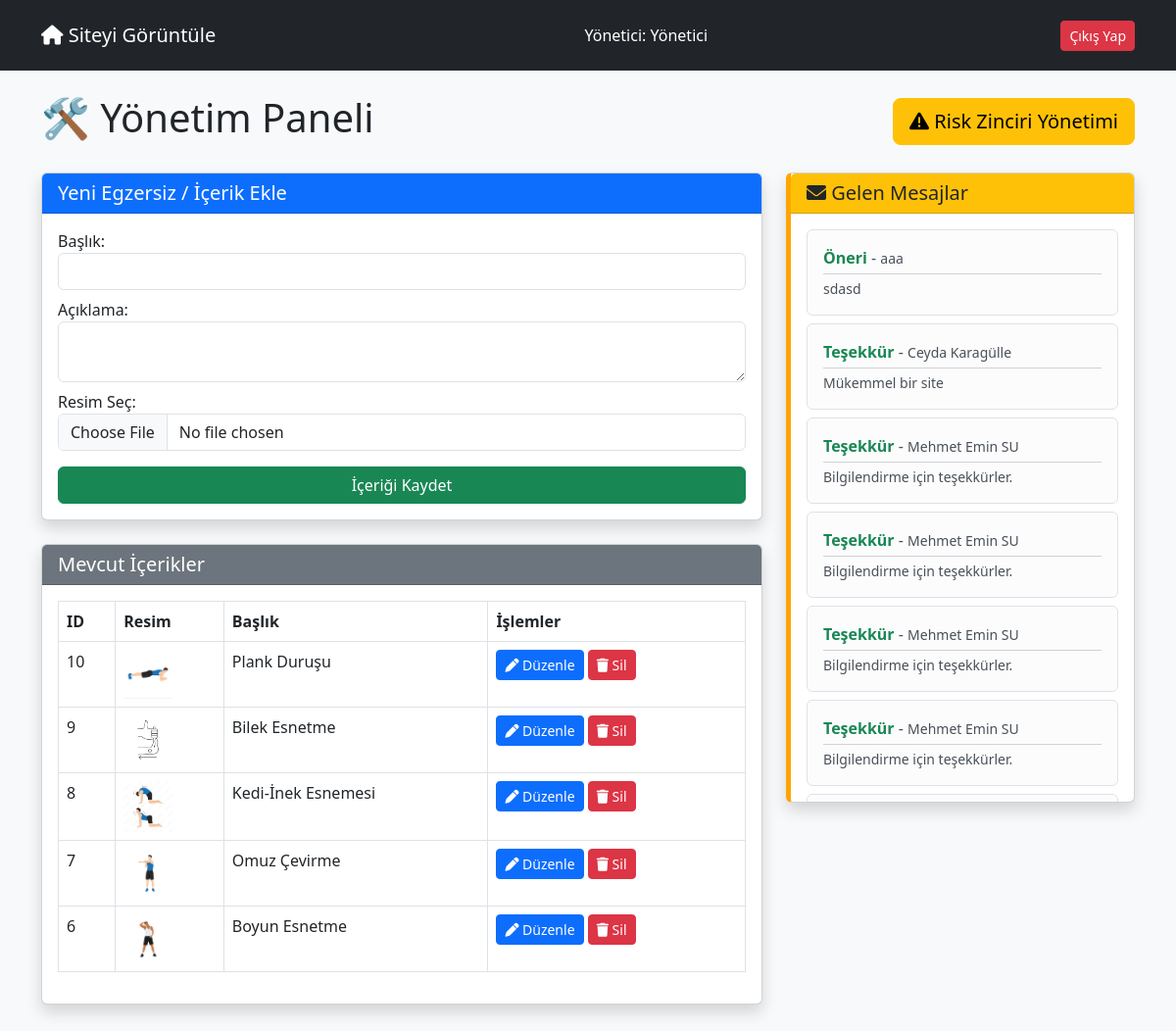
Page /admin.php (signed in) on the committed database.
### tables this page shows
CREATE TABLE `icerikler` (
  `id` int(11) NOT NULL,
  `baslik` varchar(150) NOT NULL,
  `aciklama` text NOT NULL,
  `resim_yolu` varchar(255) NOT NULL,
  `tarih` timestamp NOT NULL DEFAULT current_timestamp()
);

CREATE TABLE `mesajlar` (
  `id` int(11) NOT NULL,
  `ad_soyad` varchar(100) DEFAULT NULL,
  `konu` varchar(50) DEFAULT NULL,
  `mesaj` text DEFAULT NULL,
  `tarih` timestamp NOT NULL DEFAULT current_timestamp()
);

### admin.php (the view, shortened to what this page needs)
<?php
$vt = new Veritabani();
$db = $vt->baglan();
?>
<!DOCTYPE html>
<html lang="tr">
<head>
    <link href="https://cdn.jsdelivr.net/npm/bootstrap@5.3.0/dist/css/bootstrap.min.css" rel="stylesheet">
    <link rel="stylesheet" href="https://cdnjs.cloudflare.com/ajax/libs/font-awesome/6.0.0/css/all.min.css">
</head>
<body class="bg-light">
    <nav class="navbar navbar-dark bg-dark p-3 mb-4">
        <div class="container">
            <a class="navbar-brand" href="index.php" target="_blank">
                <i class="fa-solid fa-house"></i> Siteyi Görüntüle
            </a>
            <span class="navbar-text text-white">
                Yönetici: <?php echo $_SESSION['uye_ad']; ?>
            </span>
            <a href="cikis.php" class="btn btn-danger btn-sm">Çıkış Yap</a>
        </div>
    </nav>
    <div class="container">
        <div class="d-flex justify-content-between align-items-center mb-4">
            <h1>🛠️ Yönetim Paneli</h1>
            <a href="risk_ekle.php" class="btn btn-warning btn-lg">
                <i class="fa-solid fa-triangle-exclamation"></i> Risk Zinciri Yönetimi
            </a>
        </div>
        <div class="row">
            <div class="col-md-8">
                <div class="card shadow mb-4">
                    <div class="card-header bg-primary text-white">
                        <h5 class="mb-0">Yeni Egzersiz / İçerik Ekle</h5>
                    </div>
                    <div class="card-body">
                        <form method="POST" enctype="multipart/form-data">
                            <div class="mb-2">
                                <label>Başlık:</label>
                                <input type="text" name="baslik" class="form-control" required>
                            </div>
                            <div class="mb-2">
                                <label>Açıklama:</label>
                                <textarea name="aciklama" class="form-control" rows="2" required></textarea>
                            </div>
                            <div class="mb-3">
                                <label>Resim Seç:</label>
                                <input type="file" name="resim" class="form-control" required>
                            </div>
                            <button type="submit" name="ekle" class="btn btn-success w-100">İçeriği Kaydet</button>
                        </form>
                    </div>
                </div>
                <div class="card shadow">
                    <div class="card-header bg-secondary text-white">
                        <h5 class="mb-0">Mevcut İçerikler</h5>
                    </div>
                    <div class="card-body">
                        <table class="table table-hover table-bordered">
                            <thead>
                                <tr>
                                    <th>ID</th>
                                    <th>Resim</th>
                                    <th>Başlık</th>
                                    <th>İşlemler</th>
                                </tr>
                            </thead>
                            <tbody>
                                <?php
                                $sorgu = $db->query("SELECT * FROM icerikler ORDER BY id DESC");
                                while($row = $sorgu->fetch_assoc()) {
                                    echo "<tr>";
                                    echo "<td>".$row['id']."</td>";
                                    echo "<td><img src='resimler/".$row['resim_yolu']."' width='50'></td>";
                                    echo "<td>".$row['baslik']."</td>";
                                    echo "<td>
                                            <a href='guncelle.php?id=".$row['id']."' class='btn btn-primary btn-sm'><i class='fa-solid fa-pen'></i> Düzenle</a>
                                            <a href='admin.php?sil=".$row['id']."' class='btn btn-danger btn-sm' onclick=\"return confirm('Silmek istediğine emin misin?')\"><i class='fa-solid fa-trash'></i> Sil</a>
                                          </td>";
                                    echo "</tr>";
                                }
                                ?>
                            </tbody>
                        </table>
                    </div>
                </div>
            </div>
            <div class="col-md-4">
                <div class="card shadow" style="border-left: 5px solid orange;">
                    <div class="card-header bg-warning text-dark">
                        <h5 class="mb-0"><i class="fa-solid fa-envelope"></i> Gelen Mesajlar</h5>
                    </div>
                    <div class="card-body" style="max-height: 600px; overflow-y: auto;">
                        <?php
                        $msg_kontrol = $db->query("SHOW TABLES LIKE 'mesajlar'");
                        if($msg_kontrol->num_rows > 0) {
                            $mesajlar = $db->query("SELECT * FROM mesajlar ORDER BY id DESC");
                            if($mesajlar->num_rows > 0) {
                                while($msg = $mesajlar->fetch_assoc()) {
                                    $renk = ($msg['konu'] == 'Şikayet') ? 'text-danger' : 'text-success';
                                    echo "<div class='alert alert-light border mb-2'>";
                                    echo "<strong class='$renk'>".$msg['konu']."</strong> - <small>".$msg['ad_soyad']."</small>";
                                    echo "<hr class='my-1'>";
                                    echo "<p class='mb-0 small'>".$msg['mesaj']."</p>";
                                    echo "</div>";
                                }
                            } else {
                                echo "<p class='text-muted'>Henüz mesaj yok.</p>";
                            }
                        } else {
                            echo "<p class='text-danger'>Mesaj tablosu bulunamadı.</p>";
                        }
                        ?>
                    </div>
                </div>
            </div>
        </div>
    </div>
</body>
</html>

### rows in the picture
icerikler: id "10", resim_yolu (picture), baslik "Plank Duruşu"
icerikler: id "9", resim_yolu (picture), baslik "Bilek Esnetme"
icerikler: id "8", resim_yolu (picture), baslik "Kedi-İnek Esnemesi"
icerikler: id "7", resim_yolu (picture), baslik "Omuz Çevirme"
icerikler: id "6", resim_yolu (picture), baslik "Boyun Esnetme"
mesajlar: konu "Öneri", ad_soyad "aaa", mesaj "sdasd"
mesajlar: konu "Teşekkür", ad_soyad "Ceyda Karagülle", mesaj "Mükemmel bir site"
mesajlar: konu "Teşekkür", ad_soyad "Mehmet Emin SU", mesaj "Bilgilendirme için teşekkürler."
mesajlar: konu "Teşekkür", ad_soyad "Mehmet Emin SU", mesaj "Bilgilendirme için teşekkürler."
mesajlar: konu "Teşekkür", ad_soyad "Mehmet Emin SU", mesaj "Bilgilendirme için teşekkürler."
mesajlar: konu "Teşekkür", ad_soyad "Mehmet Emin SU", mesaj "Bilgilendirme için teşekkürler."

### other values in the picture
$_SESSION['uye_ad'] "Yönetici"
